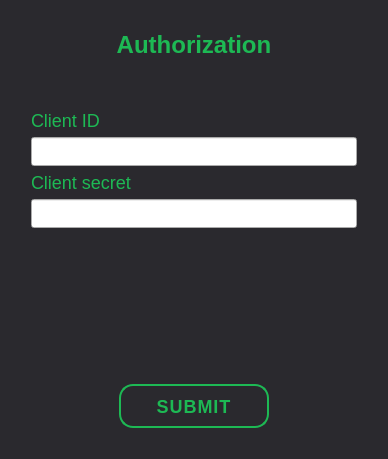
<?xml version="1.0" encoding="UTF-8"?>
<ui version="4.0">
 <class>AuthorizationWindow</class>
 <widget class="QDialog" name="AuthorizationWindow">
  <property name="geometry">
   <rect>
    <x>0</x>
    <y>0</y>
    <width>388</width>
    <height>459</height>
   </rect>
  </property>
  <property name="minimumSize">
   <size>
    <width>388</width>
    <height>459</height>
   </size>
  </property>
  <property name="maximumSize">
   <size>
    <width>388</width>
    <height>459</height>
   </size>
  </property>
  <property name="windowTitle">
   <string>Authorization</string>
  </property>
  <property name="statusTip">
   <string/>
  </property>
  <property name="styleSheet">
   <string notr="true">QDialog {
background-color: #2a292e;
}
QLabel {
color: #1db954;
font-size: 18px;
}
QLineEdit {
font-size: 18px;
}</string>
  </property>
  <layout class="QVBoxLayout" name="verticalLayout_7">
   <item>
    <layout class="QVBoxLayout" name="verticalLayout">
     <property name="leftMargin">
      <number>20</number>
     </property>
     <property name="topMargin">
      <number>20</number>
     </property>
     <property name="rightMargin">
      <number>20</number>
     </property>
     <property name="bottomMargin">
      <number>20</number>
     </property>
     <item>
      <widget class="QLabel" name="label_3">
       <property name="styleSheet">
        <string notr="true">font-weight: bold;
font-size: 24px;
line-height: 2;</string>
       </property>
       <property name="text">
        <string>&lt;html&gt;&lt;head/&gt;&lt;body&gt;&lt;p align=&quot;center&quot;&gt;&lt;span style=&quot; font-size:18pt;&quot;&gt;Authorization&lt;/span&gt;&lt;/p&gt;&lt;/body&gt;&lt;/html&gt;</string>
       </property>
      </widget>
     </item>
     <item>
      <layout class="QVBoxLayout" name="verticalLayout_5">
       <property name="bottomMargin">
        <number>45</number>
       </property>
      </layout>
     </item>
     <item>
      <layout class="QVBoxLayout" name="verticalLayout_4">
       <item>
        <widget class="QLabel" name="label">
         <property name="styleSheet">
          <string notr="true"/>
         </property>
         <property name="text">
          <string>Client ID</string>
         </property>
        </widget>
       </item>
       <item>
        <widget class="QLineEdit" name="entered_client_id"/>
       </item>
       <item>
        <widget class="QLabel" name="label_2">
         <property name="text">
          <string>Client secret</string>
         </property>
        </widget>
       </item>
       <item>
        <widget class="QLineEdit" name="entered_client_secret">
         <property name="inputMask">
          <string/>
         </property>
         <property name="text">
          <string/>
         </property>
         <property name="echoMode">
          <enum>QLineEdit::Password</enum>
         </property>
         <property name="readOnly">
          <bool>false</bool>
         </property>
        </widget>
       </item>
       <item>
        <spacer name="verticalSpacer">
         <property name="orientation">
          <enum>Qt::Vertical</enum>
         </property>
         <property name="sizeHint" stdset="0">
          <size>
           <width>20</width>
           <height>40</height>
          </size>
         </property>
        </spacer>
       </item>
       <item>
        <widget class="QLabel" name="submit_msg">
         <property name="text">
          <string/>
         </property>
        </widget>
       </item>
       <item>
        <layout class="QHBoxLayout" name="horizontalLayout_7"/>
       </item>
       <item alignment="Qt::AlignHCenter|Qt::AlignVCenter">
        <widget class="QPushButton" name="submit_btn">
         <property name="minimumSize">
          <size>
           <width>150</width>
           <height>44</height>
          </size>
         </property>
         <property name="maximumSize">
          <size>
           <width>170</width>
           <height>44</height>
          </size>
         </property>
         <property name="cursor">
          <cursorShape>PointingHandCursor</cursorShape>
         </property>
         <property name="styleSheet">
          <string notr="true">QPushButton{
font-size: 18px;
font-weight: bold;
color: #1db954;
border: 2px solid #1db954;
border-radius: 14px;
letter-spacing: 1px;
}
QPushButton:hover {
color: #121212;
background-color: 	#1db954;
border: 2px solid #121212;
}</string>
         </property>
         <property name="text">
          <string>SUBMIT</string>
         </property>
        </widget>
       </item>
       <item>
        <layout class="QVBoxLayout" name="verticalLayout_8"/>
       </item>
      </layout>
     </item>
    </layout>
   </item>
  </layout>
 </widget>
 <resources/>
 <connections/>
</ui>
